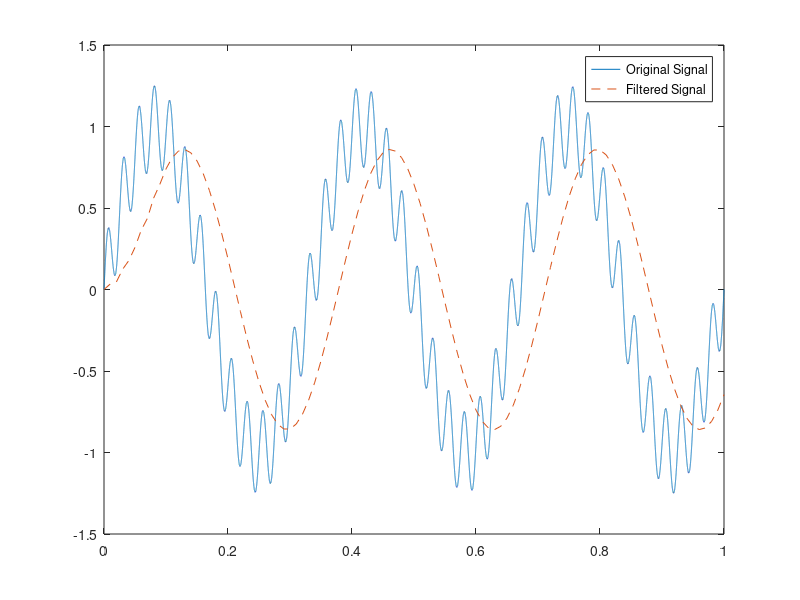

Write the MATLAB code that produced this figure. (Note: this script raises an error after producing the figure.)
% % eenkeer_MLS=bestmic_MLS_090(:,1);
% % eenkeer_MLS_resample=resample(eenkeer_MLS,48,8);
% % 
% % ir_oefen=AnalyseMLSSequence(eenkeer_MLS_resample,0,10,15,'false',0);
% 
% eenkeer_TSP=bestmic_TSP_090(:,1);
% figure;plot(eenkeer_TSP);
% eenkeer_TSP_resample=downsample(eenkeer_TSP,2);
% figure; plot(eenkeer_TSP_resample);
% 
% ir_oefen=AnalyseTSPSequence(eenkeer_TSP_resample,0,10,15,0,'circ');
% g=fft(ir_oefen);
% 
% s=GenerateTSPSequence(10,15,0,'circ');
% s=resample(s,8,48);
% 
% nullen=zeros(length(s)-length(eenkeer_TSP_resample),1);
% 
% x=fft([eenkeer_TSP_resample; nullen]);
% s=fft(s);
% 
% G=toeplitz([g; zeros(length(x)-length(g),1)]);
% H=pinv(G);

%% test filtering
fs = 100;                               % Sampling frequency
t = 0:1/fs:1;                           % Time vector
x = sin(2*pi*t*3)+.25*sin(2*pi*t*40);   % Input Signal
b = ones(1,10)/10;  % 10 point averaging filter
y = fftfilt(b,x);   % FIR filtering using overlap-add method
plot(t,x,t,y,'--');

t2 = 0:0.00001:1;
x2 = sin(2*pi*t2*3)+.25*sin(2*pi*t2*40);
plot(t2,x2,t,y,'--');
legend('Original Signal','Filtered Signal')

%% eigen test
t3=-10:0.1:10;
x3=sinc(t3)'.*hamming(length(t3));

s=GenerateTSPSequence(10,15,0,'circ');
h=x3;
x=fftfilt(h,s);
x=downsample(x,50);
X=toeplitz(x);
